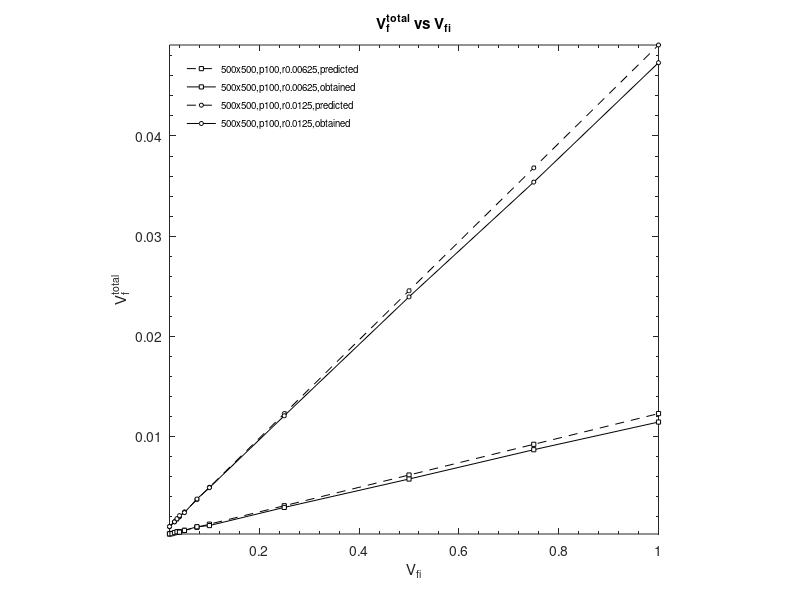

Write the MATLAB code that produced this figure.
% (predicted SLSPC total volume fraction and obtained SLSPC total volume
% fraction) vs. individual SSPC volume fraction
% FOR 500x500, p100, r0.00625----:
if isdir(strcat(pwd,'\compiled_results'))==0
    mkdir(strcat(pwd,'\compiled_results'))
end
if isdir(strcat(pwd,'\compiled_results\monte_carlo'))==0
    mkdir(strcat(pwd,'\compiled_results\monte_carlo'))
end
set(0,'DefaultFigureWindowStyle','docked')
% To get the first two columns, use, next two lines with appropriate inputs:
% vfi=[0.0200    0.0250    0.0300    0.0350    0.0400    0.0500    0.0750    0.1000    0.2500    0.5000    0.7500    1.0000];
% Vftotal = pi*(0.0125*500)^2*100*vfi/(500^2);[vfi;Vftotal]'
% To get the therid column, read from file pwd\simparameters\volumefraction.txt

vfi_vs_vftotal_500x500_p100_r0pnt00625 = [0.020000000000000   0.000245436926062               0.0264E-2;
0.025000000000000   0.000306796157577               0.0280E-2;
0.030000000000000   0.000368155389093               0.0392E-2 ;
0.035000000000000   0.000429514620608               0.0468E-2 ;
0.040000000000000   0.000490873852123               0.0432E-2 ;
0.050000000000000   0.000613592315154               0.0604E-2 ;
0.075000000000000   0.000920388472731               0.0968E-2 ;
0.100000000000000   0.001227184630309               0.1088E-2 ;
0.250000000000000   0.003067961575771               0.2900E-2 ;
0.500000000000000   0.006135923151543               0.5736E-2 ;
0.750000000000000   0.009203884727314               0.8664E-2 ;
1.000000000000000   0.012271846303085               1.1428E-2];
fig01a.h = plot(vfi_vs_vftotal_500x500_p100_r0pnt00625(:,1), vfi_vs_vftotal_500x500_p100_r0pnt00625(:,2), 'sk--','Linewidth',0.5, 'MarkerSize',3, 'MarkerFaceColor','w'); hold on
fig01b.h = plot(vfi_vs_vftotal_500x500_p100_r0pnt00625(:,1), vfi_vs_vftotal_500x500_p100_r0pnt00625(:,3), 'sk-','Linewidth',0.5, 'MarkerSize',3, 'MarkerFaceColor','w');

vfi_vs_vftotal_500x500_p100_r0pnt0125 = [0.020000000000000   0.000981747704247               0.0988E-2;
0.030000000000000   0.001472621556370               0.1460E-2;
0.035000000000000   0.001718058482432               0.1780E-2;
0.040000000000000   0.001963495408494               0.2080E-2;
0.050000000000000   0.002454369260617               0.2384E-2;
0.075000000000000   0.003681553890926               0.3744E-2;
0.100000000000000   0.004908738521234               0.4876E-2;
0.250000000000000   0.012271846303085               1.2056E-2;
0.500000000000000   0.024543692606170               2.3928E-2;
0.750000000000000   0.036815538909255               3.5392E-2;
1.000000000000000   0.049087385212341               4.7320E-2];

fig02a_h = plot(vfi_vs_vftotal_500x500_p100_r0pnt0125(:,1), vfi_vs_vftotal_500x500_p100_r0pnt0125(:,2), 'ok--','Linewidth',0.5, 'MarkerSize',3, 'MarkerFaceColor', 'w');
fig02b_h = plot(vfi_vs_vftotal_500x500_p100_r0pnt0125(:,1), vfi_vs_vftotal_500x500_p100_r0pnt0125(:,3), 'ok-','Linewidth',0.5, 'MarkerSize',3, 'MarkerFaceColor', 'w');

fig02_legend_h = legend('500x500,p100,r0.00625,predicted',...
                        '500x500,p100,r0.00625,obtained',...
                        '500x500,p100,r0.0125,predicted',...
                        '500x500,p100,r0.0125,obtained',...
                        'Location','NorthWest');
set(fig02_legend_h,'FontSize',07);
set(fig02_legend_h,'Box','Off');

xlabel('V_{fi}')
ylabel('V_{f}^{total}')
title('V_{f}^{total} vs V_{fi}')
set(gca,'yminortick','on','xminortick','on');
axis square, axis tight
print('-depsc',strcat(pwd,'\compiled_results\monte_carlo','\vfi_vs_vftotal.eps'))